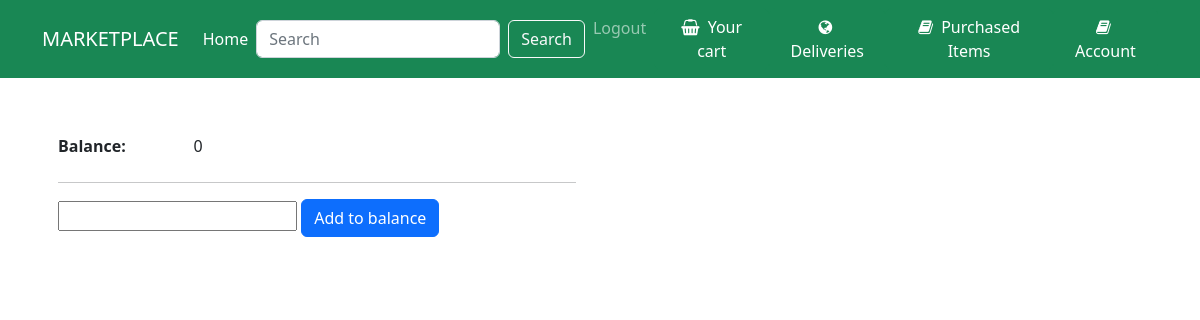
/account/ (signed in), run on an earlier commit of the app's database.
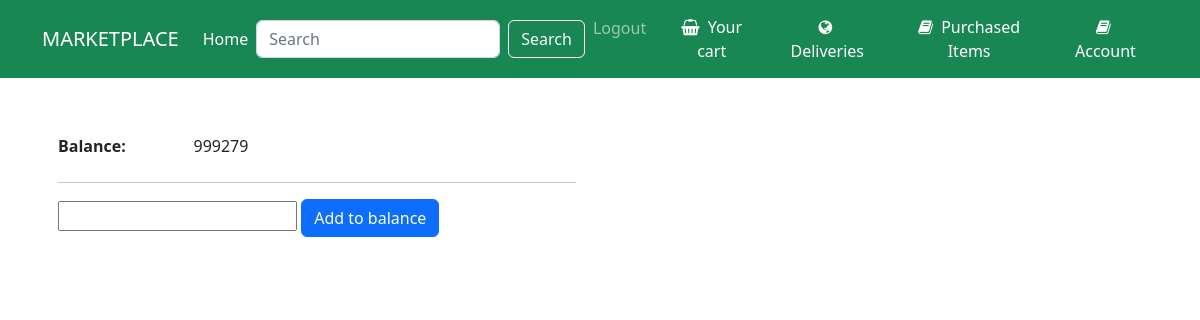
And on a later commit of the database.
### Main/models.py (models this page shows, shortened)
class Account(models.Model):
    ID = models.IntegerField(primary_key=True,unique=True,default=0)
    user = models.ForeignKey(Users,related_name="account",on_delete=models.CASCADE)
    balance = models.IntegerField(default=0)
    class Meta:
        verbose_name_plural = "Accounts"

### Main/views.py (the view)
# urls.py: path("account/",views.accounts,name = "account"),
@login_required
def accounts(request):
    if request.method == "POST":
        entered_balance = int(request.POST.get("balance"))
        accounts= Account.objects.filter(user = request.user)
        account = accounts[0]
        account.balance += entered_balance
        account.save()
        return render(request,"account.html",{"accounts":accounts})
    else:
        accounts = Account.objects.filter(user = request.user)
        return render(request,"account.html",{"accounts":accounts})

### Main/templates/account.html (shortened to what this page needs)
{% extends 'base.html' %}
{% load static %}
{% block link %}
<link rel="stylesheet" type="text/css" href="{% static 'detail.css' %}">
{% endblock %}
{% block content %}
{% if request.user.is_authenticated %}
<section class="py-5">
    <div class="container">
        <div class="row gx-5">
            {% for account in accounts %}
            <main class="col-lg-6">
                <div class="ps-lg-3">
                    <div class="row">
                        <dt class="col-3">Balance:</dt>
                        <dd class="col-9">{{account.balance}}</dd>
                    </div>
                    <hr />
                    <form method="post" action="{% url 'account' %}">
                        <input name="balance" type="text">
                        <button class="btn btn-primary" type="submit">Add to balance</button>
                    </form>
                </div>
            </main>
            {% endfor %}
        </div>
    </div>
</section>
{% else %}
<h5 class="alert-heading col-lg-10"> You are not logged in.Please log in yo see your account</h5>
{% endif %}
{% endblock %}

What changed in the data, as far as the page shows it:
changed Account: balance "0" → "999279"
